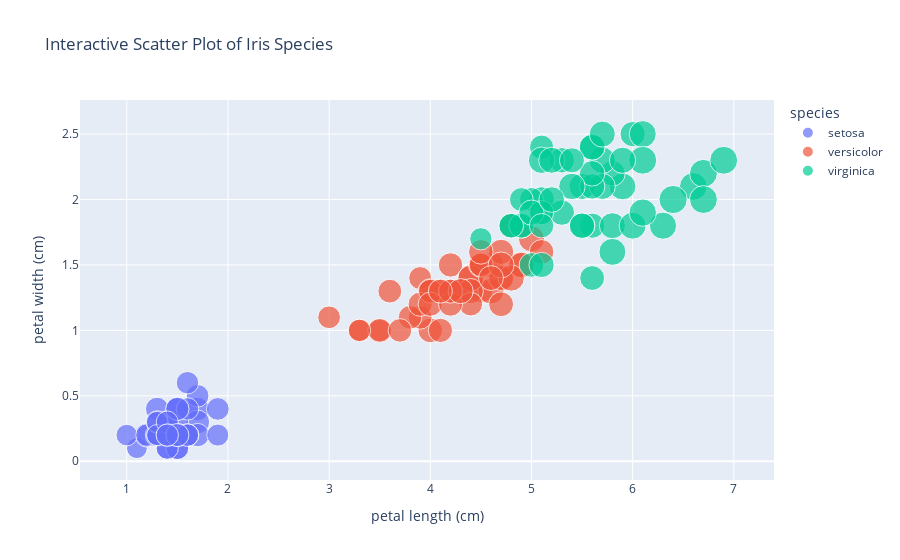

The code cell stored with this chart in its notebook:
### Markdown cell above
## 🛠️ Interactive dashboard
- Hover over points to see exact values.
- Zoom and pan interactively.
- Easily spot clusters or overlapping species.

### Code cell
fig = px.scatter(
    data, 
    x='petal length (cm)', 
    y='petal width (cm)',
    color='species',
    size='sepal length (cm)',  
    hover_data=['sepal width (cm)'],  
    title="Interactive Scatter Plot of Iris Species"
)
fig.show()

### Figure 1 — Plotly figure (JSON) as saved in the notebook; plotly's stock layout.template omitted (floating-point values rounded to 4 significant figures)
{"data": [{"customdata": [[3.5], [3], [3.2], [3.1], [3.6], [3.9], [3.4], [3.4], [2.9], [3.1], [3.7], [3.4], [3], [3], [4], [4.4], [3.9], [3.5], [3.8], [3.8], [3.4], [3.7], [3.6], [3.3], [3.4], [3], [3.4], [3.5], [3.4], [3.2], [3.1], [3.4], [4.1], [4.2], [3.1], [3.2], [3.5], [3.6], [3], [3.4], [3.5], [2.3], [3.2], [3.5], [3.8], [3], [3.8], [3.2], [3.7], [3.3]], "hovertemplate": "species=setosa<br>petal length (cm)=%{x}<br>petal width (cm)=%{y}<br>sepal length (cm)=%{marker.size}<br>sepal width (cm)=%{customdata[0]}<extra></extra>", "legendgroup": "setosa", "marker": {"color": "#636efa", "size": [5.1, 4.9, 4.7, 4.6, 5, 5.4, 4.6, 5, 4.4, 4.9, 5.4, 4.8, 4.8, 4.3, 5.8, 5.7, 5.4, 5.1, 5.7, 5.1, 5.4, 5.1, 4.6, 5.1, 4.8, 5, 5, 5.2, 5.2, 4.7, 4.8, 5.4, 5.2, 5.5, 4.9, 5, 5.5, 4.9, 4.4, 5.1, 5, 4.5, 4.4, 5, 5.1, 4.8, 5.1, 4.6, 5.3, 5], "sizemode": "area", "sizeref": 0.01975, "symbol": "circle"}, "mode": "markers", "name": "setosa", "orientation": "v", "showlegend": true, "type": "scatter", "x": [1.4, 1.4, 1.3, 1.5, 1.4, 1.7, 1.4, 1.5, 1.4, 1.5, 1.5, 1.6, 1.4, 1.1, 1.2, 1.5, 1.3, 1.4, 1.7, 1.5, 1.7, 1.5, 1, 1.7, 1.9, 1.6, 1.6, 1.5, 1.4, 1.6, 1.6, 1.5, 1.5, 1.4, 1.5, 1.2, 1.3, 1.4, 1.3, 1.5, 1.3, 1.3, 1.3, 1.6, 1.9, 1.4, 1.6, 1.4, 1.5, 1.4], "xaxis": "x", "y": [0.2, 0.2, 0.2, 0.2, 0.2, 0.4, 0.3, 0.2, 0.2, 0.1, 0.2, 0.2, 0.1, 0.1, 0.2, 0.4, 0.4, 0.3, 0.3, 0.3, 0.2, 0.4, 0.2, 0.5, 0.2, 0.2, 0.4, 0.2, 0.2, 0.2, 0.2, 0.4, 0.1, 0.2, 0.2, 0.2, 0.2, 0.1, 0.2, 0.2, 0.3, 0.3, 0.2, 0.6, 0.4, 0.3, 0.2, 0.2, 0.2, 0.2], "yaxis": "y"}, {"customdata": [[3.2], [3.2], [3.1], [2.3], [2.8], [2.8], [3.3], [2.4], [2.9], [2.7], [2], [3], [2.2], [2.9], [2.9], [3.1], [3], [2.7], [2.2], [2.5], [3.2], [2.8], [2.5], [2.8], [2.9], [3], [2.8], [3], [2.9], [2.6], [2.4], [2.4], [2.7], [2.7], [3], [3.4], [3.1], [2.3], [3], [2.5], [2.6], [3], [2.6], [2.3], [2.7], [3], [2.9], [2.9], [2.5], [2.8]], "hovertemplate": "species=versicolor<br>petal length (cm)=%{x}<br>petal width (cm)=%{y}<br>sepal length (cm)=%{marker.size}<br>sepal width (cm)=%{customdata[0]}<extra></extra>", "legendgroup": "versicolor", "marker": {"color": "#EF553B", "size": [7, 6.4, 6.9, 5.5, 6.5, 5.7, 6.3, 4.9, 6.6, 5.2, 5, 5.9, 6, 6.1, 5.6, 6.7, 5.6, 5.8, 6.2, 5.6, 5.9, 6.1, 6.3, 6.1, 6.4, 6.6, 6.8, 6.7, 6, 5.7, 5.5, 5.5, 5.8, 6, 5.4, 6, 6.7, 6.3, 5.6, 5.5, 5.5, 6.1, 5.8, 5, 5.6, 5.7, 5.7, 6.2, 5.1, 5.7], "sizemode": "area", "sizeref": 0.01975, "symbol": "circle"}, "mode": "markers", "name": "versicolor", "orientation": "v", "showlegend": true, "type": "scatter", "x": [4.7, 4.5, 4.9, 4, 4.6, 4.5, 4.7, 3.3, 4.6, 3.9, 3.5, 4.2, 4, 4.7, 3.6, 4.4, 4.5, 4.1, 4.5, 3.9, 4.8, 4, 4.9, 4.7, 4.3, 4.4, 4.8, 5, 4.5, 3.5, 3.8, 3.7, 3.9, 5.1, 4.5, 4.5, 4.7, 4.4, 4.1, 4, 4.4, 4.6, 4, 3.3, 4.2, 4.2, 4.2, 4.3, 3, 4.1], "xaxis": "x", "y": [1.4, 1.5, 1.5, 1.3, 1.5, 1.3, 1.6, 1, 1.3, 1.4, 1, 1.5, 1, 1.4, 1.3, 1.4, 1.5, 1, 1.5, 1.1, 1.8, 1.3, 1.5, 1.2, 1.3, 1.4, 1.4, 1.7, 1.5, 1, 1.1, 1, 1.2, 1.6, 1.5, 1.6, 1.5, 1.3, 1.3, 1.3, 1.2, 1.4, 1.2, 1, 1.3, 1.2, 1.3, 1.3, 1.1, 1.3], "yaxis": "y"}, {"customdata": [[3.3], [2.7], [3], [2.9], [3], [3], [2.5], [2.9], [2.5], [3.6], [3.2], [2.7], [3], [2.5], [2.8], [3.2], [3], [3.8], [2.6], [2.2], [3.2], [2.8], [2.8], [2.7], [3.3], [3.2], [2.8], [3], [2.8], [3], [2.8], [3.8], [2.8], [2.8], [2.6], [3], [3.4], [3.1], [3], [3.1], [3.1], [3.1], [2.7], [3.2], [3.3], [3], [2.5], [3], [3.4], [3]], "hovertemplate": "species=virginica<br>petal length (cm)=%{x}<br>petal width (cm)=%{y}<br>sepal length (cm)=%{marker.size}<br>sepal width (cm)=%{customdata[0]}<extra></extra>", "legendgroup": "virginica", "marker": {"color": "#00cc96", "size": [6.3, 5.8, 7.1, 6.3, 6.5, 7.6, 4.9, 7.3, 6.7, 7.2, 6.5, 6.4, 6.8, 5.7, 5.8, 6.4, 6.5, 7.7, 7.7, 6, 6.9, 5.6, 7.7, 6.3, 6.7, 7.2, 6.2, 6.1, 6.4, 7.2, 7.4, 7.9, 6.4, 6.3, 6.1, 7.7, 6.3, 6.4, 6, 6.9, 6.7, 6.9, 5.8, 6.8, 6.7, 6.7, 6.3, 6.5, 6.2, 5.9], "sizemode": "area", "sizeref": 0.01975, "symbol": "circle"}, "mode": "markers", "name": "virginica", "orientation": "v", "showlegend": true, "type": "scatter", "x": [6, 5.1, 5.9, 5.6, 5.8, 6.6, 4.5, 6.3, 5.8, 6.1, 5.1, 5.3, 5.5, 5, 5.1, 5.3, 5.5, 6.7, 6.9, 5, 5.7, 4.9, 6.7, 4.9, 5.7, 6, 4.8, 4.9, 5.6, 5.8, 6.1, 6.4, 5.6, 5.1, 5.6, 6.1, 5.6, 5.5, 4.8, 5.4, 5.6, 5.1, 5.1, 5.9, 5.7, 5.2, 5, 5.2, 5.4, 5.1], "xaxis": "x", "y": [2.5, 1.9, 2.1, 1.8, 2.2, 2.1, 1.7, 1.8, 1.8, 2.5, 2, 1.9, 2.1, 2, 2.4, 2.3, 1.8, 2.2, 2.3, 1.5, 2.3, 2, 2, 1.8, 2.1, 1.8, 1.8, 1.8, 2.1, 1.6, 1.9, 2, 2.2, 1.5, 1.4, 2.3, 2.4, 1.8, 1.8, 2.1, 2.4, 2.3, 1.9, 2.3, 2.5, 2.3, 1.9, 2, 2.3, 1.8], "yaxis": "y"}], "layout": {"autosize": true, "legend": {"itemsizing": "constant", "title": {"text": "species"}, "tracegroupgap": 0}, "title": {"text": "Interactive Scatter Plot of Iris Species"}, "xaxis": {"anchor": "y", "autorange": true, "domain": [0, 1], "range": [0.4925, 7.454], "title": {"text": "petal length (cm)"}, "type": "linear"}, "yaxis": {"anchor": "x", "autorange": true, "domain": [0, 1], "range": [-0.2907, 2.931], "title": {"text": "petal width (cm)"}, "type": "linear"}}}
